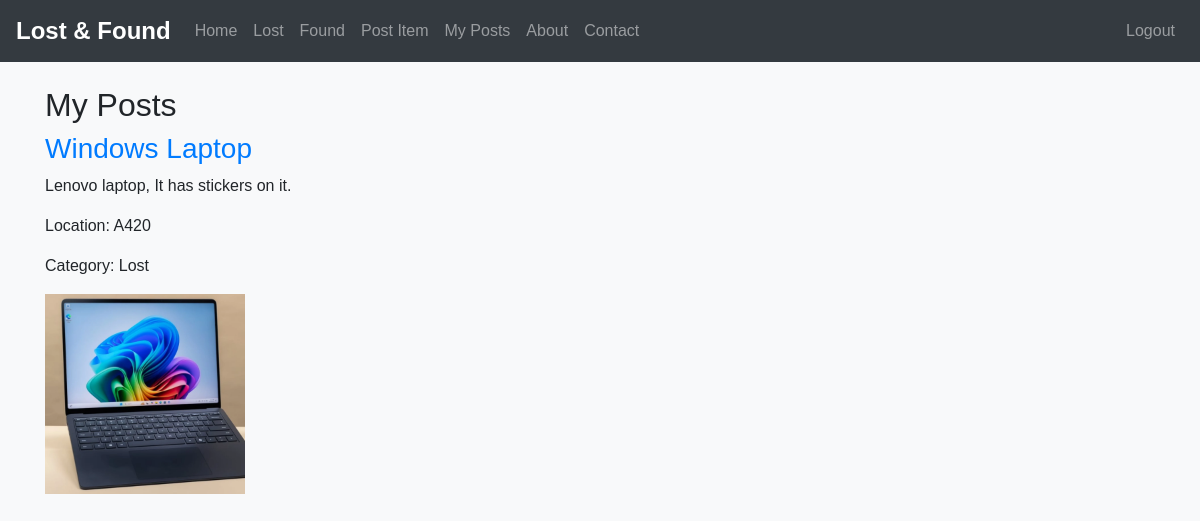
The app's page /my-posts/ (signed in), older data.
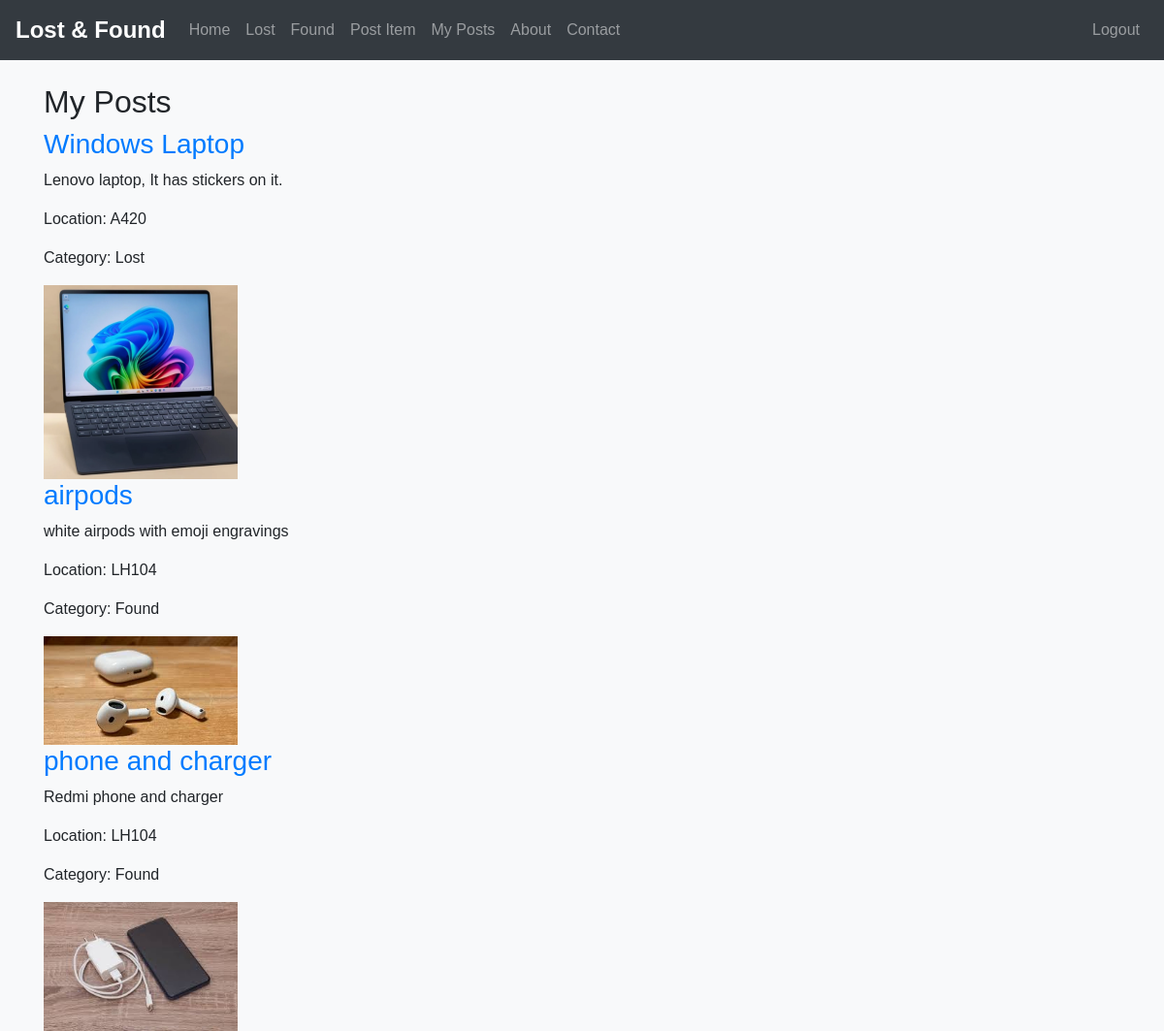
The same page, newer data.
### lostfound/models.py (models this page shows, shortened)
class LostItem(models.Model):
    CATEGORY_CHOICES = [
        ('lost', 'Lost'),
        ('found', 'Found'),
    ]
    title = models.CharField(max_length=200)
    description = models.TextField()
    location = models.CharField(max_length=200)
    image = models.ImageField(upload_to='lost_items/', blank=True, null=True)
    category = models.CharField(max_length=5, choices=CATEGORY_CHOICES, default='lost')
    found = models.BooleanField(default=False)
    created_at = models.DateTimeField(auto_now_add=True)
    posted_by = models.ForeignKey(User, on_delete=models.CASCADE)

### lostfound/views.py (the view)
# urls.py: path('my-posts/', views.user_posts, name='user_posts'),
@login_required
def user_posts(request):
    items = LostItem.objects.filter(posted_by=request.user)
    return render(request, 'user_posts.html', {'items': items})

### lostfound/templates/user_posts.html
{% extends 'base.html' %}
{% load static %}
{% block content %}
<h2>My Posts</h2>
<div class="item-list">
    {% for item in items %}
    <div class="item">
        <h3><a href="{% url 'item_detail' item.id %}">{{ item.title }}</a></h3>
        <p>{{ item.description|truncatewords:30 }}</p>
        <p>Location: {{ item.location }}</p>
        <p>Category: {{ item.get_category_display }}</p>
        {% if item.image %}
            <img src="{{ item.image.url }}" alt="{{ item.title }}" style="max-width: 200px;">
        {% endif %}
    </div>
    {% empty %}
    <p>You haven't posted any items yet.</p>
    {% endfor %}
</div>
{% endblock %}

Row changes from the older to the newer data that the page shows:
added LostItem: title "airpods", description "white airpods with emoji engravings", location "LH104", category "Found", image (picture)
added LostItem: title "phone and charger", description "Redmi phone and charger", location "LH104", category "Found", image (picture)
